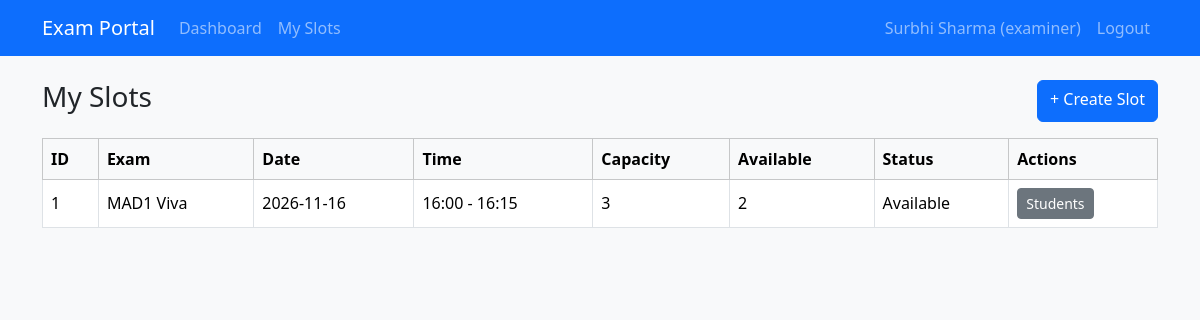
/examiner/slots (signed in), run on the app's committed database.
### models.py (models this page shows)
class User(UserMixin, db.Model):
    id = db.Column(db.Integer, primary_key=True)
    name = db.Column(db.String(100), nullable=False)
    email = db.Column(db.String(120), unique=True, nullable=False)
    password = db.Column(db.String(200), nullable=False)
    role = db.Column(db.String(20), nullable=False)  # admin / examiner / student
    contact = db.Column(db.String(20))
    department = db.Column(db.String(100))           # examiner ke liye
    is_approved = db.Column(db.Boolean, default=False)  # examiner approval
    is_active_user = db.Column(db.Boolean, default=True)

class Slot(db.Model):
    id = db.Column(db.Integer, primary_key=True)
    exam_id = db.Column(db.Integer, db.ForeignKey('exam.id'), nullable=False)
    examiner_id = db.Column(db.Integer, db.ForeignKey('user.id'), nullable=False)
    date = db.Column(db.Date, nullable=False)
    start_time = db.Column(db.Time, nullable=False)
    end_time = db.Column(db.Time, nullable=False)
    capacity = db.Column(db.Integer, nullable=False)
    available_seats = db.Column(db.Integer, nullable=False)
    status = db.Column(db.String(20), default='Available')
    exam = db.relationship('Exam')
    examiner = db.relationship('User')

class Exam(db.Model):
    id = db.Column(db.Integer, primary_key=True)
    course_id = db.Column(db.Integer, db.ForeignKey('course.id'), nullable=False)
    examiner_id = db.Column(db.Integer, db.ForeignKey('user.id'))  # assigned examiner
    name = db.Column(db.String(100), nullable=False)
    exam_type = db.Column(db.String(30))   # Viva / Practical / Project Demo / Assessment
    duration = db.Column(db.Integer)       # minutes
    max_marks = db.Column(db.Integer)
    slot_create_start = db.Column(db.Date)
    slot_create_end = db.Column(db.Date)
    booking_start = db.Column(db.Date)
    booking_end = db.Column(db.Date)
    status = db.Column(db.String(20), default='Draft')
    results_published = db.Column(db.Boolean, default=False)
    course = db.relationship('Course')
    examiner = db.relationship('User')

### app.py (the view)
@app.route('/examiner/slots')
@examiner_required
def examiner_slots():
    slots = Slot.query.filter_by(examiner_id=current_user.id)\
                      .order_by(Slot.date, Slot.start_time).all()
    rows = [(s, can_modify_slot(s)) for s in slots]
    return render_template('examiner/slots.html', rows=rows)

### app.py (called while the page is built)
@login_manager.user_loader
def load_user(user_id):
    return db.session.get(User, int(user_id))

def examiner_required(f):
    @wraps(f)
    def wrapper(*args, **kwargs):
        if not current_user.is_authenticated:
            return redirect(url_for('login'))
        if current_user.role != 'examiner':
            flash('Access denied.', 'danger')
            return redirect(url_for('home'))
        if not current_user.is_approved:
            return redirect(url_for('examiner_dashboard'))
        return f(*args, **kwargs)
    return wrapper

def can_modify_slot(slot):
    exam = slot.exam
    if slot.status in ('Cancelled', 'Completed'):
        return False
    if exam.status not in ('Draft', 'Slot Creation'):
        return False
    if exam.booking_start and date.today() >= exam.booking_start:
        return False
    active = Booking.query.filter(Booking.slot_id == slot.id,
                                  Booking.status.in_(['Booked', 'Completed'])).first()
    return active is None

### templates/examiner/slots.html (shortened to what this page needs)
{% extends 'base.html' %}
{% block content %}
<div class="d-flex justify-content-between mb-3">
  <h3>My Slots</h3>
  <a href="{{ url_for('add_slot') }}" class="btn btn-primary">+ Create Slot</a>
</div>
<table class="table table-bordered bg-white align-middle">
  <thead class="table-light">
    <tr><th>ID</th><th>Exam</th><th>Date</th><th>Time</th><th>Capacity</th><th>Available</th><th>Status</th><th>Actions</th></tr>
  </thead>
  <tbody>
  {% for s, editable in rows %}
    <tr>
      <td>{{ s.id }}</td>
      <td>{{ s.exam.name }}</td>
      <td>{{ s.date }}</td>
      <td>{{ s.start_time.strftime('%H:%M') }} - {{ s.end_time.strftime('%H:%M') }}</td>
      <td>{{ s.capacity }}</td>
      <td>{{ s.available_seats }}</td>
      <td>{{ s.status }}</td>
      <td>
        <div class="d-flex gap-1">
          <a href="{{ url_for('slot_students', sid=s.id) }}" class="btn btn-sm btn-secondary">Students</a>
        </div>
      </td>
    </tr>
  {% else %}
    <tr><td colspan="8" class="text-center">Abhi koi slot nahi bana.</td></tr>
  {% endfor %}
  </tbody>
</table>
{% endblock %}

### templates/base.html (shortened to what this page needs)
<!DOCTYPE html>
<html lang="en">
<head>
  <link href="https://cdn.jsdelivr.net/npm/bootstrap@5.3.3/dist/css/bootstrap.min.css" rel="stylesheet">
</head>
<body class="bg-light">
  <nav class="navbar navbar-expand navbar-dark bg-primary mb-4">
    <div class="container">
      <a class="navbar-brand" href="{{ url_for('home') }}">Exam Portal</a>
      {% if current_user.is_authenticated and current_user.role == 'examiner' and current_user.is_approved %}
      <ul class="navbar-nav me-auto">
        <li class="nav-item"><a class="nav-link" href="{{ url_for('examiner_dashboard') }}">Dashboard</a></li>
        <li class="nav-item"><a class="nav-link" href="{{ url_for('examiner_slots') }}">My Slots</a></li>
      </ul>
      {% endif %}
      <ul class="navbar-nav ms-auto">
        {% if current_user.is_authenticated %}
        <li class="nav-item"><span class="nav-link">{{ current_user.name }} ({{ current_user.role }})</span></li>
        <li class="nav-item"><a class="nav-link" href="{{ url_for('logout') }}">Logout</a></li>
        {% else %}
        <li class="nav-item"><a class="nav-link" href="{{ url_for('login') }}">Login</a></li>
        <li class="nav-item"><a class="nav-link" href="{{ url_for('register') }}">Register</a></li>
        {% endif %}
      </ul>
    </div>
  </nav>
  <div class="container">
    {% block content %}{% endblock %}
  </div>
</body>
</html>

### data on the page
User: name "Surbhi Sharma", role "examiner"
Slot: id "1", exam.name "MAD1 Viva", date "2026-11-16", start_time "16:00", end_time "16:15", capacity "3", available_seats "2", status "Available"
